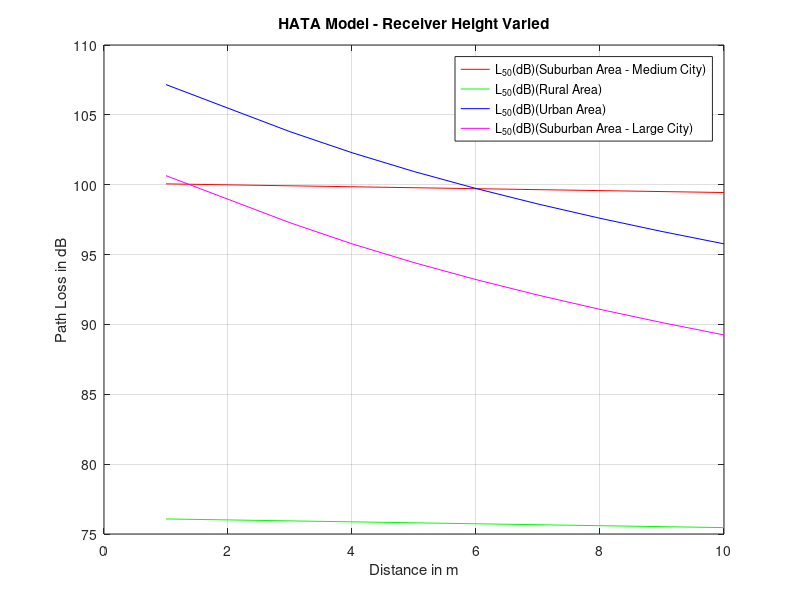

The MATLAB source for this figure:
% HATA Receiver Height
clc
close all;
Effective_Transmitter_Height = input("Enter TX Height: ");
Effective_Receiver_Height = 1:10;
Path_Distance = input("Enter the Distance between TX and RX: ");
Frequency = input("Enter the Frequency: ");

% Sub Urban Area
Area_HRE_1 = (1.1 * log10(Frequency) - 0.7) * Effective_Receiver_Height - (1.56 * log10(Frequency) - 0.8);
Medium_Path_Loss_1 = 69.55 + 26.16 * log10(Frequency) - 13.82 *...
log10(Effective_Transmitter_Height) + (44.9 - 6.55 * log10(Effective_Transmitter_Height)) * log10(Path_Distance)...
- Area_HRE_1;
Medium_Path_Loss_1_dB = Medium_Path_Loss_1 - (2 * log10(Frequency / 28) * log10(Frequency / 28)) - 5.4;

% Rural / Open Area
Area_HRE_2 = (1.1 * log10(Frequency) - 0.7) * Effective_Receiver_Height - (1.56 * log10(Frequency) - 0.8);
Medium_Path_Loss_2 = 69.55 + 26.16 * log10(Frequency) - 13.82 * log10(Effective_Transmitter_Height) + ...
    (44.9 - 6.55 * log10(Effective_Transmitter_Height)) * log10(Path_Distance) - Area_HRE_2;
Medium_Path_Loss_2_dB = Medium_Path_Loss_2 - (4.78 * log10(Frequency) * log10(Frequency)) ...
    + 18.33 * log10(Frequency) - 40.98;

% Large City Urban Area
if Frequency < 3000000000
    Area_HRE_3 = 8.29 * (log10(1.54 * Effective_Receiver_Height)) .* log10(1.54 * Effective_Receiver_Height)...
        - 1.1;
else
    Area_HRE_3 = 3.2 * (log10(11.75 * Effective_Receiver_Height)) .* ...
        (log10(11.75 * Effective_Receiver_Height)) - 4.97;
end
Medium_Path_Loss_3 = 69.55 + 26.16 * log10(Frequency) - 13.82 * log10(Effective_Transmitter_Height) + ...
    (44.9 - 6.55 * log10(Effective_Transmitter_Height)) * log10(Path_Distance) - Area_HRE_3;
Medium_Path_Loss_3_dB = Medium_Path_Loss_3 - (2 * log10(Frequency / 28) * log10(Frequency / 28)) - 5.4;

figure
plot(Effective_Receiver_Height, Medium_Path_Loss_1_dB, 'r', Effective_Receiver_Height, Medium_Path_Loss_2_dB, 'g', ...
    Effective_Receiver_Height, Medium_Path_Loss_3, 'b', Effective_Receiver_Height, Medium_Path_Loss_3_dB, 'm');
legend("L_5_0(dB)(Suburban Area - Medium City)", "L_5_0(dB)(Rural Area)", "L_5_0(dB)(Urban Area)",...
    "L_5_0(dB)(Suburban Area - Large City)");
xlabel("Distance in m");
ylabel("Path Loss in dB");
title("HATA Model - Receiver Height Varied");
grid on;